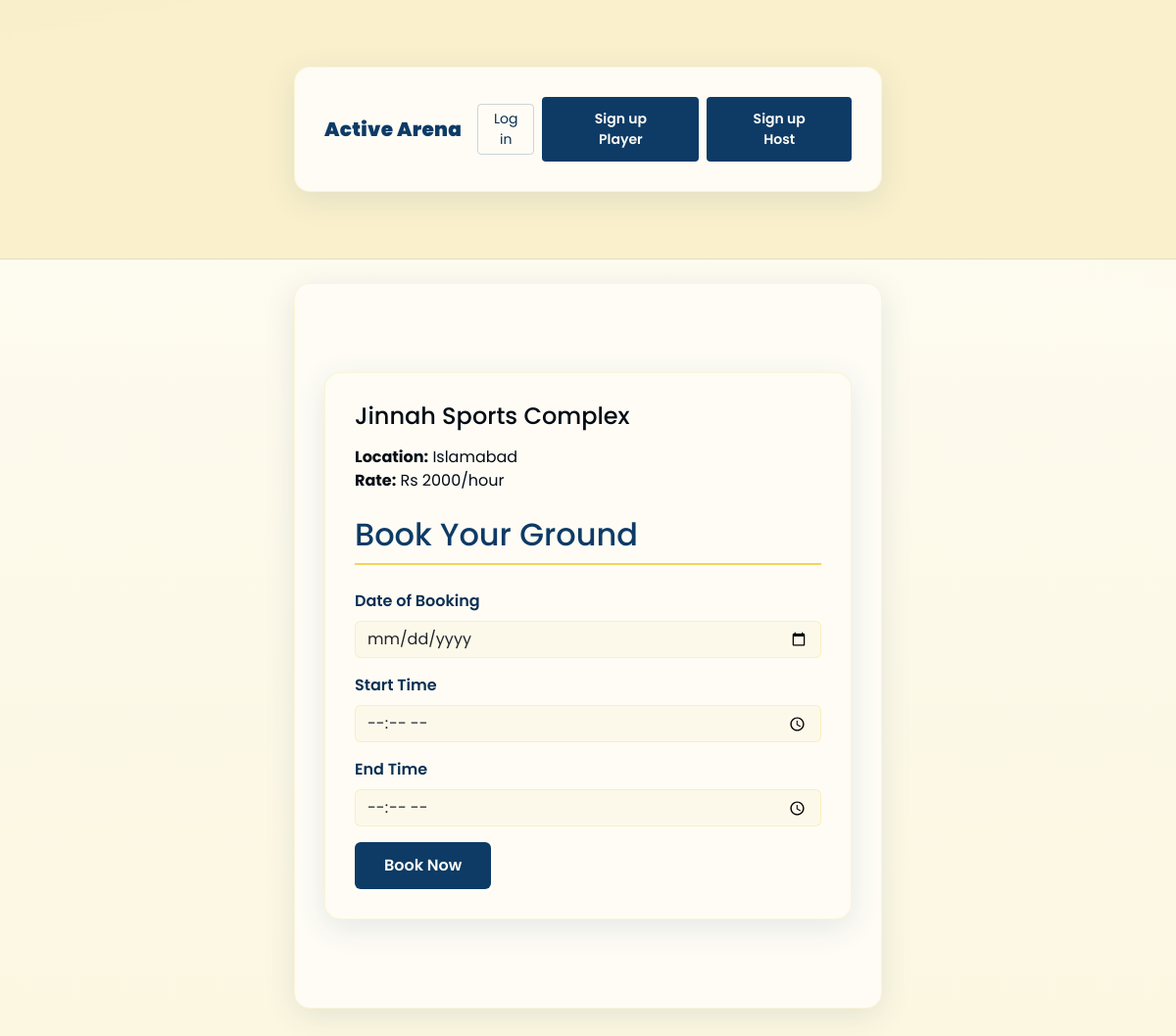
Page /final-booking/1 on the committed database.
### app.py (models this page shows)
class Ground(db.Model):
    id = db.Column(db.Integer, primary_key=True)
    name = db.Column(db.String(120), nullable=False)
    location = db.Column(db.String(120), nullable=False)
    rate = db.Column(db.Integer, nullable=False)
    img = db.Column(db.String(300), nullable=False)
    published = db.Column(db.Boolean, default=False)
    host_email = db.Column(db.String(120), nullable=False)
    materials = db.Column(db.String(300), nullable=True)  # Comma-separated list
    ground_use = db.Column(db.String(50), nullable=True)
    latitude = db.Column(db.Float, nullable=True)
    longitude = db.Column(db.Float, nullable=True)
    city = db.Column(db.String(100), nullable=True)
    postal_code = db.Column(db.String(20), nullable=True)
    full_address = db.Column(db.String(300), nullable=True)

### app.py (the view, shortened to what this page needs)
@app.route('/final-booking/<int:ground_id>', methods=['GET', 'POST'])
def final_booking(ground_id):
    ground = Ground.query.get_or_404(ground_id)
    return render_template('final_booking.html', ground=ground)

### templates/final_booking.html (shortened to what this page needs)
{% extends "base.html" %}
{% block content %}
<div class="container">
    {% if ground %}
    <div class="mb-4">
        <h4>{{ ground.name }}</h4>
        <div><strong>Location:</strong> {{ ground.location }}</div>
        <div><strong>Rate:</strong> Rs {{ ground.rate }}/hour</div>
    </div>
    {% endif %}
    <h2>Book Your Ground</h2>
    <form method="POST">
        <div class="mb-3">
            <label for="date" class="form-label">Date of Booking</label>
            <input type="date" class="form-control" id="date" name="date" required>
        </div>
        <div class="mb-3">
            <label for="start_time" class="form-label">Start Time</label>
            <input type="time" class="form-control" id="start_time" name="start_time" required>
        </div>
        <div class="mb-3">
            <label for="end_time" class="form-label">End Time</label>
            <input type="time" class="form-control" id="end_time" name="end_time" required>
        </div>
        <button type="submit" class="btn btn-primary">Book Now</button>
    </form>
</div>
{% endblock %}

### templates/base.html (style rules this page uses)
:root { --yale-blue: #0d3b66; --yale-blue-100: #030c15; --yale-blue-200: #05182a; --yale-blue-300: #08243e; --yale-blue-400: #0b3053; --yale-blue-500: #0d3b66; --yale-blue-600: #1764ad; --yale-blue-700: #2e8ce4; --yale-blue-800: #74b2ed; --yale-blue-900: #b9d9f6; --lemon-chiffon: #faf0ca; --lemon-chiffon-100: #534408; --lemon-chiffon-200: #a6880f; --lemon-chiffon-300: #ebc326; --lemon-chiffon-400: #f3da79; --lemon-chiffon-500: #faf0ca; --lemon-chiffon-600: #fbf4d6; --lemon-chiffon-700: #fcf7e0; --lemon-chiffon-800: #fdf9ea; --lemon-chiffon-900: #fefcf5; --naples-yellow: #f4d35e; --naples-yellow-100: #3f3204; --naples-yellow-200: #7e6509; --naples-yellow-300: #bd970d; --naples-yellow-400: #efc21e; --naples-yellow-500: #f4d35e; --naples-yellow-600: #f6dc7d; --naples-yellow-700: #f8e59e; --naples-yellow-800: #faedbe; --naples-yellow-900: #fdf6df; --sandy-brown: #ee964b; --sandy-brown-100: #391d05; --sandy-brown-200: #723b0b; --sandy-brown-300: #ab5810; --sandy-brown-400: #e47615; --sandy-brown-500: #ee964b; --sandy-brown-600: #f1ab6d; --sandy-brown-700: #f5c092; --sandy-brown-800: #f8d5b6; --sandy-brown-900: #fceadb; --tomato: #f95738; --tomato-100: #3b0b02; --tomato-200: #771704; --tomato-300: #b22206; --tomato-400: #ed2e07; --tomato-500: #f95738; --tomato-600: #fa7a61; --tomato-700: #fb9b88; --tomato-800: #fdbdb0; --tomato-900: #feded7; --brand-1: var(--yale-blue); --brand-2: var(--naples-yellow); --accent-1: var(--tomato); --accent-2: var(--sandy-brown); --ink: var(--yale-blue-100); --muted: var(--yale-blue-300); --paper: var(--lemon-chiffon-900); --card: var(--lemon-chiffon-900); }
body { min-height:100vh; background: radial-gradient(1100px 480px at -10% -20%, rgba(13,59,102,.15), transparent), radial-gradient(900px 420px at 110% -10%, rgba(244,211,94,.15), transparent), linear-gradient(180deg,var(--lemon-chiffon-900),var(--lemon-chiffon-700)); color:var(--ink); font-family:Poppins,system-ui,-apple-system,Segoe UI,Roboto,Helvetica,Arial,sans-serif }
.btn-primary { background:var(--yale-blue);border:none;color:var(--lemon-chiffon-900) }

### templates/final_booking.html (style rules this page uses)
.container { background: var(--lemon-chiffon-900); border-radius: 16px; padding: 30px; box-shadow: 0 8px 32px rgba(13,59,102,0.1); border: 1px solid rgba(244,211,94,0.2); max-width: 600px; margin: 60px auto; }
h2 { color: var(--yale-blue); border-bottom: 2px solid var(--naples-yellow); padding-bottom: 10px; margin-bottom: 25px; }
h4 { color: var(--yale-blue-100); margin-bottom: 15px; }
.form-label { color: var(--yale-blue-400); font-weight: 600; }
.form-control { border: 1px solid rgba(244,211,94,0.3); background: var(--lemon-chiffon-800); }
.btn-primary { background: var(--yale-blue); border: none; color: var(--lemon-chiffon-900); padding: 12px 30px; font-weight: 600; }

### rows in the picture
Ground: name "Jinnah Sports Complex", location "Islamabad", rate "2000"
